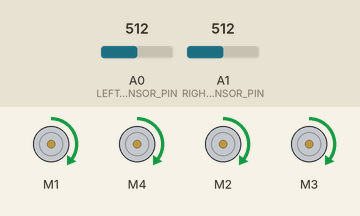
The sketch below on a simulated Arduino Uno, built with avr-gcc and run on an emulated ATmega328P. Parts: 4 × DC motor (green arrow = forward, orange = backward, longer = faster). Inputs (shaded band) come from the test bench; at power-on: A0 (LEFT_SENSOR_PIN) = 512, A1 (RIGHT_SENSOR_PIN) = 512. What the sketch prints to the serial monitor is not drawn.

Above: at 1.2 s.
1.3 s: A0 (LEFT_SENSOR_PIN) set to 900
At 1.9 s:
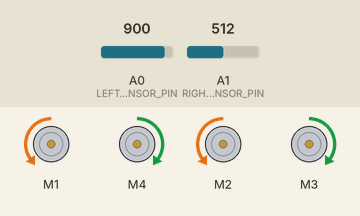
2.8 s: A0 (LEFT_SENSOR_PIN) set to 1023
At 3.3 s:
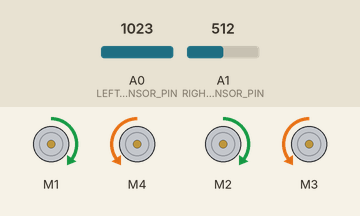
4.3 s: A0 (LEFT_SENSOR_PIN) set to 915
5.8 s: A0 (LEFT_SENSOR_PIN) set to 882
At 6.6 s:
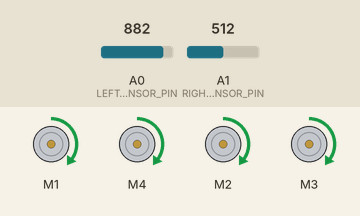
7.3 s: A1 (RIGHT_SENSOR_PIN) set to 881
8.8 s: A1 (RIGHT_SENSOR_PIN) set to 909
At 10.2 s:
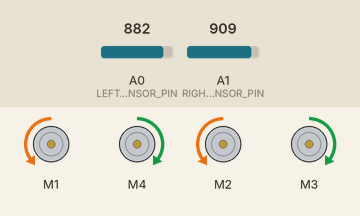
Timing chart, 0 to 11.3 s (numbered marks = the images above; inputs shaded):
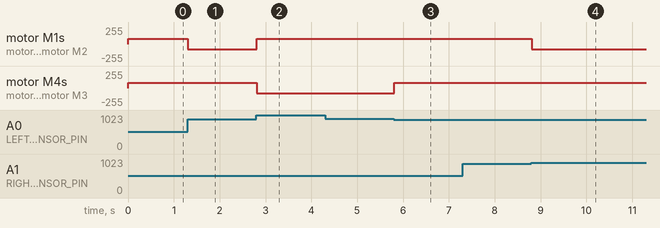

Measured:
- the behaviour switches between 900 and 899 on A0 (LEFT_SENSOR_PIN) (found by bisection; images 2 and 3)
- the behaviour switches between 899 and 900 on A1 (RIGHT_SENSOR_PIN) (found by bisection; images 3 and 4)
- after the input at 1.3 s, motor M1, motor M2: forward 80/255 → backward 80/255 at once
- after the input at 2.8 s, motor M1, motor M2: backward 80/255 → forward 80/255 at once; motor M4, motor M3: forward 80/255 → backward 80/255 at once
- after the input at 5.8 s, motor M4, motor M3: backward 80/255 → forward 80/255 at once
- after the input at 8.8 s, motor M1, motor M2: forward 80/255 → backward 80/255 at once

The sketch:

LineTrackingRobot.ino
```cpp
#include <Wire.h>
#include <Adafruit_MotorShield.h>
#include "utility/Adafruit_PWMServoDriver.h"
#include "TypesAndDeclarations.h"

Adafruit_MotorShield AFMS = Adafruit_MotorShield(); // Initialize the Shield
Adafruit_DCMotor *motorFL = AFMS.getMotor(1);
Adafruit_DCMotor *motorFR = AFMS.getMotor(4);
Adafruit_DCMotor *motorBL = AFMS.getMotor(2);
Adafruit_DCMotor *motorBR = AFMS.getMotor(3);

void setMotor(Adafruit_DCMotor *motor, bool On, String motorName)
{
  Serial.print(motorName); Serial.print(" ");
  if (On) {
    Serial.println("ON");
    motor->run(FORWARD);
    motor->setSpeed(DEFAULT_MOTOR_SPEED);
  }
  else {
    Serial.println("OFF");
    motor->run(BACKWARD);
    motor->setSpeed(DEFAULT_MOTOR_SPEED);
  }
}
void setMotors(uint8_t toSpeed)
{
  switch (toSpeed) {
    case BOTH_MOTORS : {
      setMotor(motorFL,true, "FL");
      setMotor(motorFR,true, "FR");
      setMotor(motorBL,true, "BL");
      setMotor(motorBR,true, "BR");
    }
    break;
    case RIGHT_MOTOR_ONLY : {
      setMotor(motorFL,false, "FL");
      setMotor(motorFR,true, "FR");
      setMotor(motorBL,false, "BL");
      setMotor(motorBR,true, "BR");
    }
    break;
    case LEFT_MOTOR_ONLY : {
      setMotor(motorFL,true, "FL");
      setMotor(motorFR,false, "FR");
      setMotor(motorBL,true, "BL");
      setMotor(motorBR,false, "BR");
    }
    break;
  }
}

PossibleInputs currentRelationshipToLine() {
  if ((analogRead(A0) < CENTER_LEFT_SENSOR) && (analogRead(A1) < CENTER_RIGHT_SENSOR))
  {
    return ON_LINE;
  }
  if ((analogRead(A0) < CENTER_LEFT_SENSOR) && (analogRead(A1) > CENTER_RIGHT_SENSOR))
  {
    return OFF_TO_THE_RIGHT;
  }
  if ((analogRead(A0) > CENTER_LEFT_SENSOR) && (analogRead(A1) < CENTER_RIGHT_SENSOR))
  {
    return OFF_TO_THE_LEFT;
  }
  return LOST;
}

uint8_t currentState = CENTER;

void setup() {
  Serial.begin(115200);
  AFMS.begin();
  motorFL->run(FORWARD);
  motorFR->run(FORWARD);
  motorBL->run(FORWARD);
  motorBR->run(FORWARD);
}

void loop() {
  while (1) {
    setMotors(fsm[currentState].output);
    delay(fsm[currentState].timeDelay);
    currentState = fsm[currentState].nextState[currentRelationshipToLine()];

    Serial.print("Current state: ");
    Serial.print(currentState);
    Serial.print("  Input -> ");
    Serial.println(currentRelationshipToLine());
  }
}
```

TypesAndDeclarations.h
```cpp
// States
#define NUMBER_OF_STATES 3
#define CENTER 0
#define LEFT 1
#define RIGHT 2

// Outputs
#define BOTH_MOTORS 0x03
#define RIGHT_MOTOR_ONLY 0x01
#define LEFT_MOTOR_ONLY 0x02

// Input Calibration
#define CENTER_LEFT_SENSOR 900  // center define the mid point between sensing the line or not.  Value less than the center indicate on line.
#define CENTER_RIGHT_SENSOR 900
#define LEFT_SENSOR_PIN A0
#define RIGHT_SENSOR_PIN A1

#define DEFAULT_DELAY 10 // 10 milliseconds
#define DEFAULT_MOTOR_SPEED 0x50

#define NUMBER_OF_INPUT_COMBINATIONS 4
enum PossibleInputs {LOST, OFF_TO_THE_LEFT, OFF_TO_THE_RIGHT, ON_LINE};

typedef struct StateData {
  uint8_t output;
  uint16_t timeDelay;
  uint8_t nextState[NUMBER_OF_INPUT_COMBINATIONS]; // Index of next state
} StateInfo;

// StateInfo fsm[NUMBER_OF_STATES] = {
//   {BOTH_MOTORS,DEFAULT_DELAY,{RIGHT, LEFT, RIGHT, CENTER}},  // CENTER
//   {LEFT_MOTOR_ONLY,DEFAULT_DELAY,{LEFT, CENTER, RIGHT, CENTER}},  // OFF TO LEFT
//   {RIGHT_MOTOR_ONLY,DEFAULT_DELAY,{RIGHT, LEFT, CENTER, CENTER}}   // Off to Right
// };
StateInfo fsm[NUMBER_OF_STATES] = {
  {BOTH_MOTORS,DEFAULT_DELAY,{RIGHT, LEFT, RIGHT, CENTER}},  // CENTER
  {LEFT_MOTOR_ONLY,DEFAULT_DELAY,{LEFT, LEFT, RIGHT, CENTER}},  // OFF TO LEFT
  {RIGHT_MOTOR_ONLY,DEFAULT_DELAY,{RIGHT, LEFT, RIGHT, CENTER}}   // Off to Right
};
```
